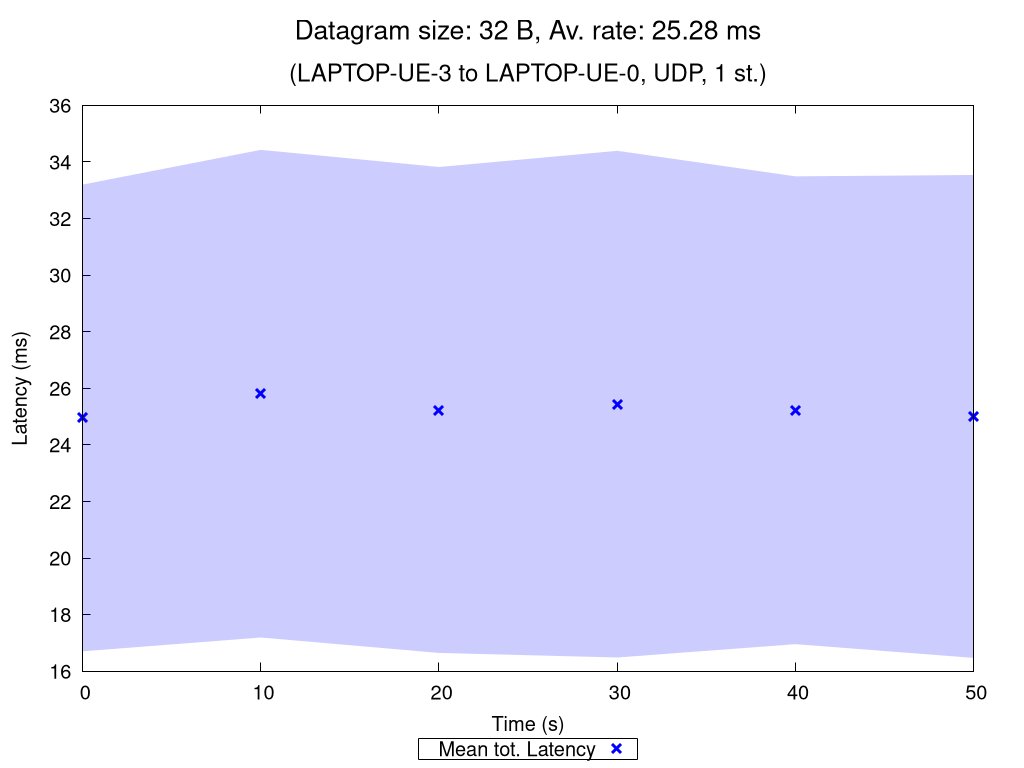

Write gnuplot code to recreate this figure.
set terminal pngcairo nocrop enhanced size 1024,768 font "Verdana,15"
set output "UDP_1_st_2020_10_11_23-31-49_two2one_00032B.png"

set title "{/=20 Datagram size: 32 B, Av. rate: 25.28 ms}\n\n{/=18 (LAPTOP-UE-3 to LAPTOP-UE-0, UDP, 1 st.)}"

set xlabel "Time (s)"
set ylabel "Latency (ms)"
set ytics nomirror
set key bmargin center horizontal box samplen 1 width -1
set bmargin 4.6
set rmargin 4.5

rf = 1.0  # rate factor
set style fill transparent solid 0.2 noborder
set autoscale xfix
plot "UDP_1_st_2020_10_11_23-31-49_two2one_00032B_iperf_processed.dat" using 1:($2/rf-$3/rf):($2/rf+$3/rf) with filledcurves lc rgb "blue" notitle, \
     "" using 1:($2/rf) with points pt 2 ps 1.5 lw 3 lc rgb "blue" title "Mean tot. Latency", \
